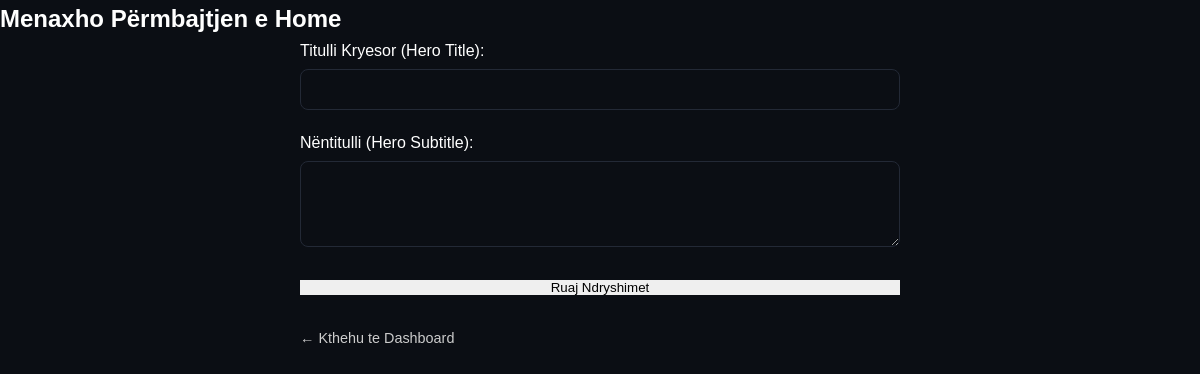
Before: /edit_home.php with the older database file.
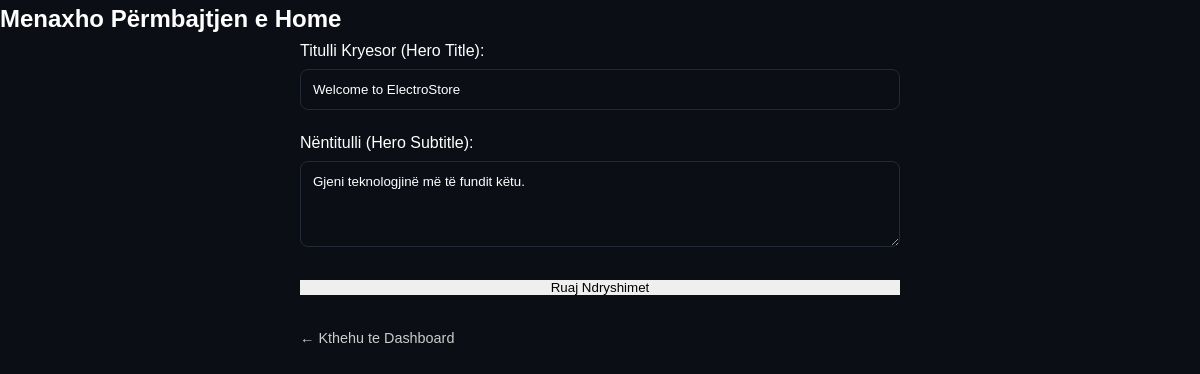
After: the same page with the newer database file.
### tables this page shows
CREATE TABLE `site_settings` (
  `id` int(11) NOT NULL,
  `section_name` varchar(50) DEFAULT NULL,
  `content` text DEFAULT NULL,
  `updated_at` timestamp NOT NULL DEFAULT current_timestamp() ON UPDATE current_timestamp()
);

### Settings.php (called while the page is built, shortened)
<?php
require_once __DIR__ . "/../config/database.php";
class Settings {
    private $db;
    public function __construct() {
        $database = new Database();
        $this->db = $database->connect();
    }
    public function getContent($section) {
        $sql = "SELECT content FROM site_settings WHERE section_name = ?";
        $stmt = $this->db->prepare($sql);
        $stmt->execute([$section]);
        $result = $stmt->fetch(PDO::FETCH_ASSOC);
        return $result ? $result['content'] : "";
    }
}

### database.php (called while the page is built, shortened)
<?php
class Database {
    private $host = "localhost";
    private $db_name = "electrostore";
    private $username = "root";
    private $password = "";
    public function connect() {
        $this->conn = null;
        try {
            $this->conn = new PDO(
                "mysql:host=" . $this->host . ";dbname=" . $this->db_name,
                $this->username,
                $this->password
            );
            $this->conn->setAttribute(PDO::ATTR_ERRMODE, PDO::ERRMODE_EXCEPTION);
        } catch(PDOException $e) {
            echo "Connection Error: " . $e->getMessage();
        }
        return $this->conn;
    }
}

### edit_home.php (the view, shortened to what this page needs)
<?php
require_once "../classes/Settings.php";
$settings = new Settings();
$current_title = $settings->getContent('hero_title');
$current_subtitle = $settings->getContent('hero_subtitle');
?>
<!DOCTYPE html>
<html lang="en">
<head>
    <link rel="stylesheet" href="../assets/style.css">
</head>
<body>
    <div class="products-section">
        <div class="section-title">
            <h2>Menaxho Përmbajtjen e Home</h2>
        </div>
        <div class="product-card" style="max-width: 600px; margin: auto; text-align: left;">
            <form action="edit_home.php" method="POST">
                <div style="margin-bottom: 20px;">
                    <label style="display:block; margin-bottom: 5px;">Titulli Kryesor (Hero Title):</label>
                    <input type="text" name="hero_title" value="<?= htmlspecialchars($current_title) ?>"
                           style="width: 100%; padding: 12px; background: #0b0e14; color: white; border: 1px solid #232936; border-radius: 8px;">
                </div>
                <div style="margin-bottom: 20px;">
                    <label style="display:block; margin-bottom: 5px;">Nëntitulli (Hero Subtitle):</label>
                    <textarea name="hero_subtitle" rows="4"
                              style="width: 100%; padding: 12px; background: #0b0e14; color: white; border: 1px solid #232936; border-radius: 8px;"><?= htmlspecialchars($current_subtitle) ?></textarea>
                </div>
                <button type="submit" class="btn-shop" style="width: 100%; border: none; cursor: pointer;">
                    Ruaj Ndryshimet
                </button>
            </form>
            <br>
            <a href="dashboard.php" style="color: #ccc; text-decoration: none; font-size: 0.9rem;">← Kthehu te Dashboard</a>
        </div>
    </div>
</body>
</html>

Changed rows visible on the page:
added site_settings: hero_title "Welcome to ElectroStore"
added site_settings: hero_subtitle "Gjeni teknologjinë më të fundit këtu."
